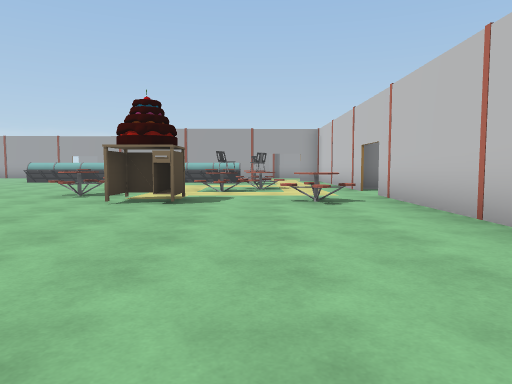
view 1 (above)

24 first-person views from a walk through a 3-D level made in the Unity game engine. The camera is 1.2 m above the floor, tilts 4° down and sees 70° across. Doors are open. The floor is counted in squares, 2 m on a side. Each view is taken from the middle of a square. On the plan, view 1 faces up. The plan holds only what a view shows up to about 10 squares ahead; the rest is blank. The place goes on beyond the plan. Some surface patterns are stand-ins.

view 2
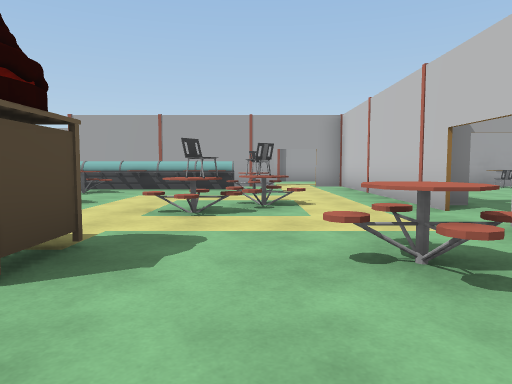

view 3
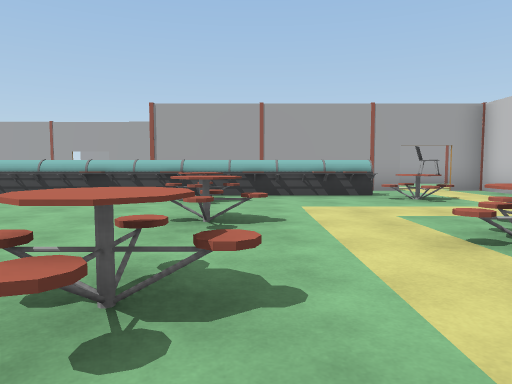

view 4
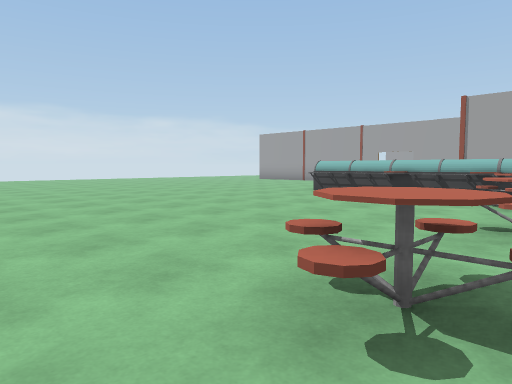

view 5
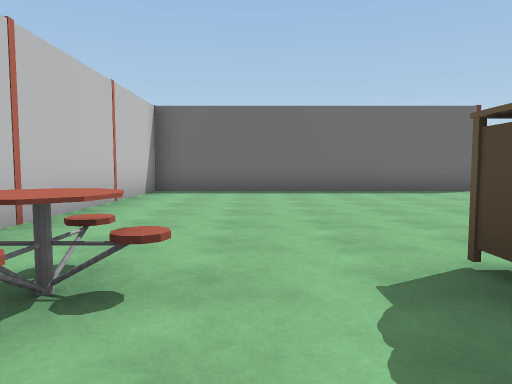

view 6
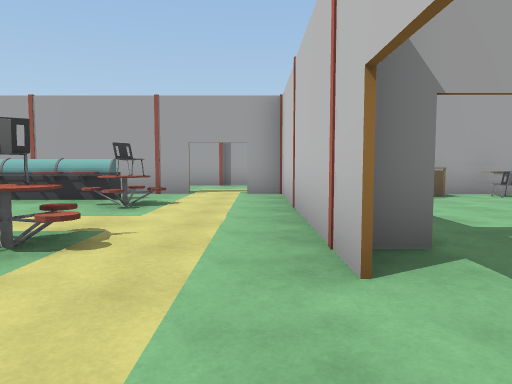

view 7
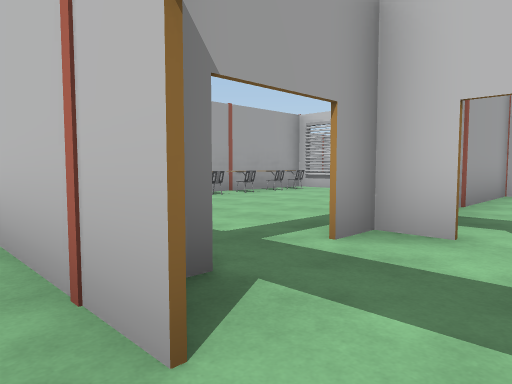

view 8
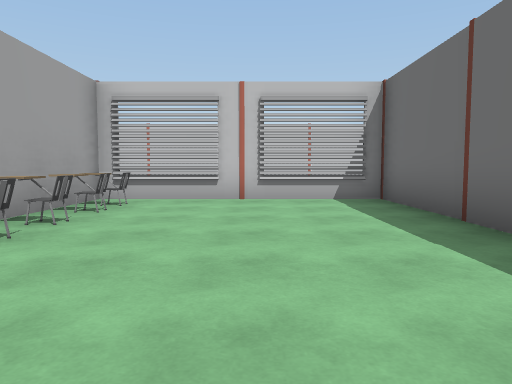

view 9
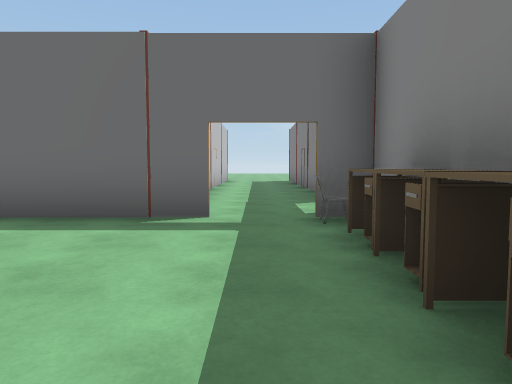

view 10
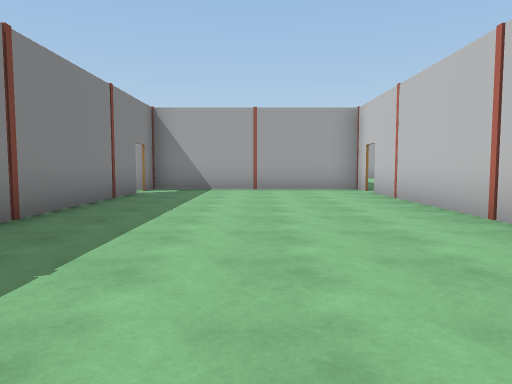

view 11
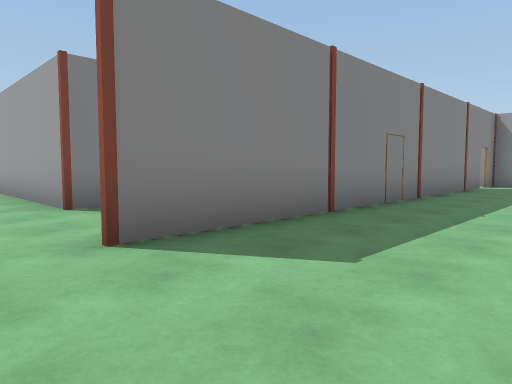

view 12
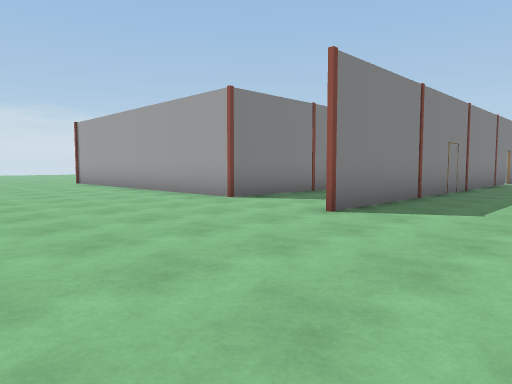

view 13
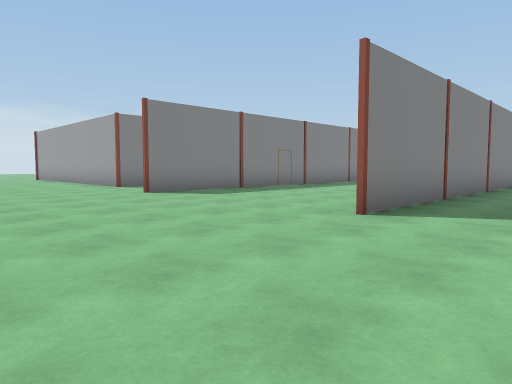

view 14
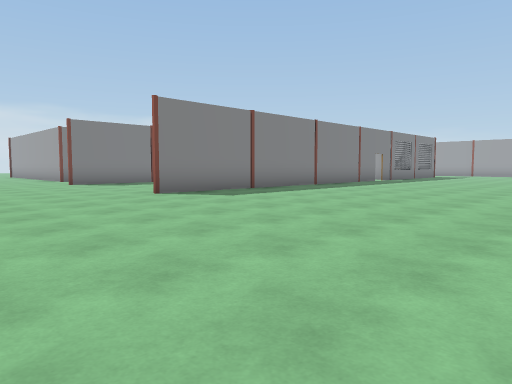

view 15
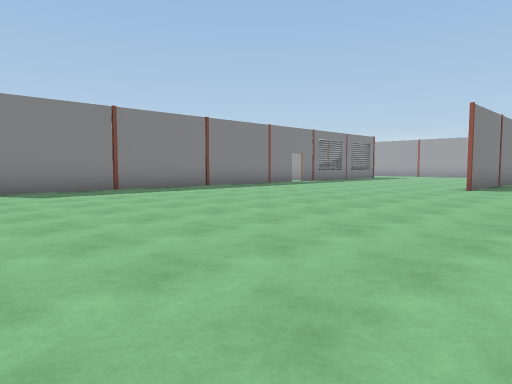

view 16
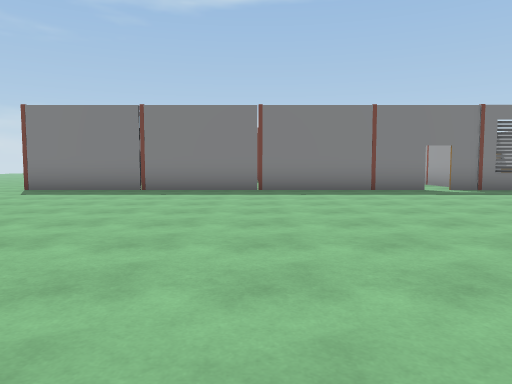

view 17
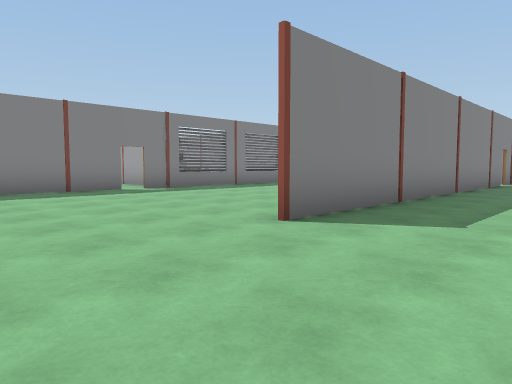

view 18
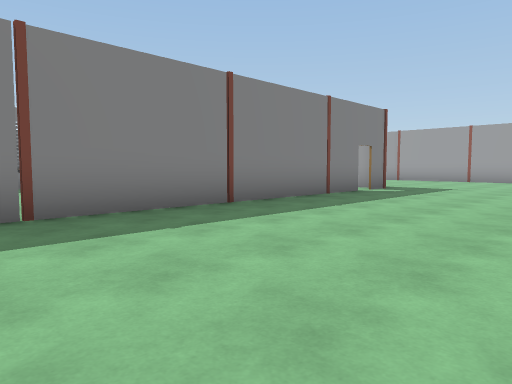

view 19
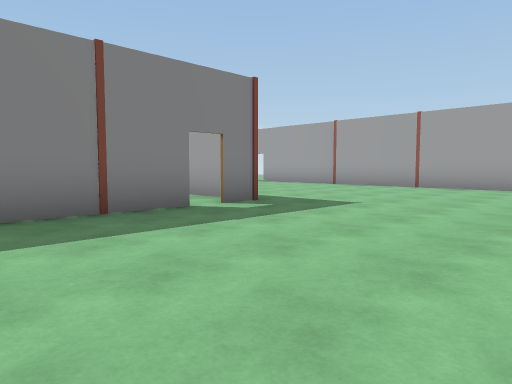

view 20
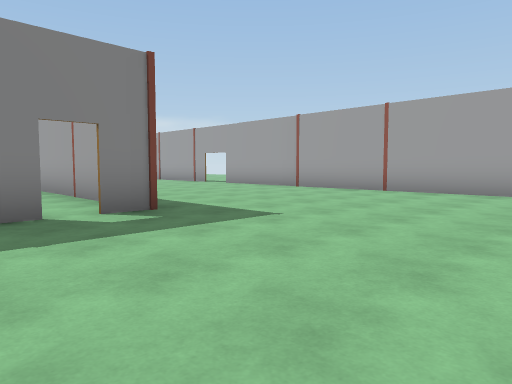

view 21
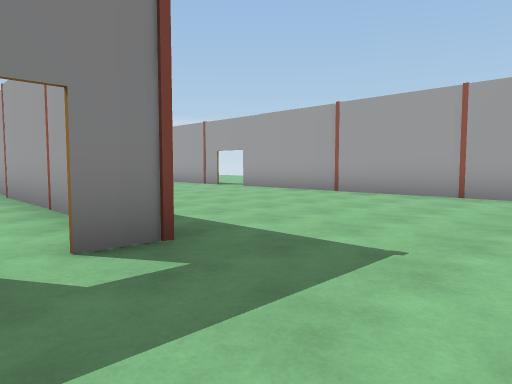

view 22
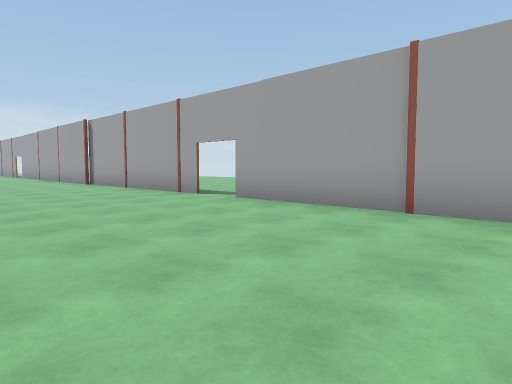

view 23
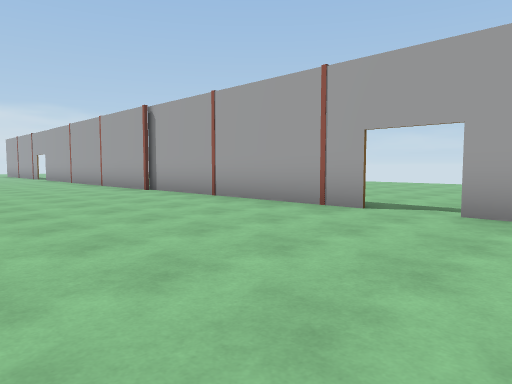

view 24
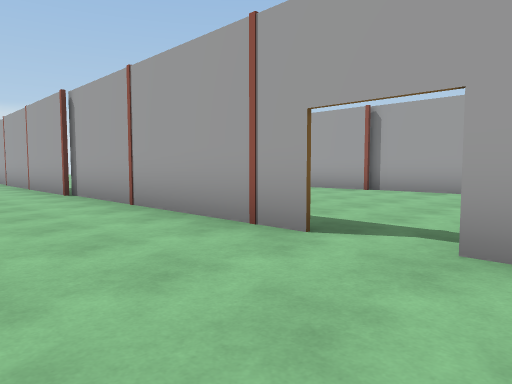

### Floor plan
Points are (right, up) in squares from view 1. A wall is a line through its corners. A room is listed if a view was taken in it or the views show most of it. See-through windows are left out.
Room 1 (views 1, 2, 3, 4, 5, 6, 7, 8, 9)
walls: (-5.5, -1.2) (2.6, -1.2) (2.6, 7.8); (2.6, 8.9) (2.6, 9.5); (2.6, -1.3) (-1.8, -1.3); (4.5, 9.7) (10.8, 9.7); (2.6, 13.4) (2.6, 15) (1.8, 15); (0.6, 15) (-5.6, 15); (10.7, 8.9) (10.7, 15) (5.8, 15)
ways out: opening at (2.5, -5.5) to room 2; open door at (1.5, 15) to room 2; open door at (3, -2.5) to room 2; open door at (3, 8.5) to room 2; open door at (4, 10) to room 2
objects: other object (-8, 14); other object (-7, 14); other object (-6, 14); other object (-5, 14); other object (-4, 7) to (-3, 8); other object (-4, 10) to (-3, 10); other object (-4, 12) to (-4, 13); other object (-4, 14); other object (-3, 14); other object (-2, 6) to (-1, 7); other object (-2, 14); other object (-1, 9); other object (-1, 14); other object (0, 10); other object (0, 13); other object (1, 6) to (1, 7); other object (3, 10); other object (3, 11); other object (3, 12); other object (3, 13); other object (5, 14); other object (7, 14); other object (8, 14); other object (9, 14); other object (10, 14)
Room 2 (views 10, 11, 12, 13, 14, 15, 16, 17, 18, 19, 20, 21, 22, 23, 24)
walls: (10.9, 9.6) (4.5, 9.6); (10.7, 11.5) (10.7, 8.9); (5.3, 8.4) (5.3, -2); (5.3, 9.6) (5.3, 8.9); (5.2, 8.9) (5.2, 9.8); (10.7, 3.8) (10.7, 8.4) (10.7, -1.9); (5.2, 4) (5.2, 4.5); (2.6, 5.4) (2.6, 4); (7, 18.7) (-2.6, 18.7); (2.6, 2) (2.6, -1.3); (17.4, 17.2) (17.4, 7); (16.5, 18.7) (10.6, 18.7); (17.4, 18.8) (17.4, 17.8); (10.5, 24.8) (3.4, 24.8); (20.5, 24.8) (11.6, 24.8)
ways out: opening at (2.5, -5.5) to room 1; open door at (1.5, 15) to room 1; open door at (3, -2.5) to room 1; open door at (3, 8.5) to room 1; open door at (4, 10) to room 1; opening at (11, 25); open door at (5, -2.5); open door at (5, 8.5); gap at (11, 8.5); gap at (17, 17)

Positions as (right, up) in squares from view 1, and headings:
1: (0, 0), facing up
2: (0, 4), facing up
3: (-3, 6), facing up
4: (-3, 6), facing up-left
5: (0, 8), facing down
6: (2, 7), facing up
7: (2, 8), facing up-right
8: (4, 12), facing right
9: (4, 14), facing down
10: (8, 0), facing up
11: (8, -3), facing up-left
12: (8, -6), facing up-left
13: (13, -6), facing up-left
14: (18, -6), facing up-left
15: (20, -3), facing up-left
16: (20, 4), facing left
17: (20, 4), facing up-left
18: (22, 9), facing up-left
19: (22, 14), facing up-left
20: (22, 16), facing up-left
21: (20, 17), facing up-left
22: (17, 20), facing up-left
23: (13, 20), facing up-left
24: (9, 16), facing up-left
